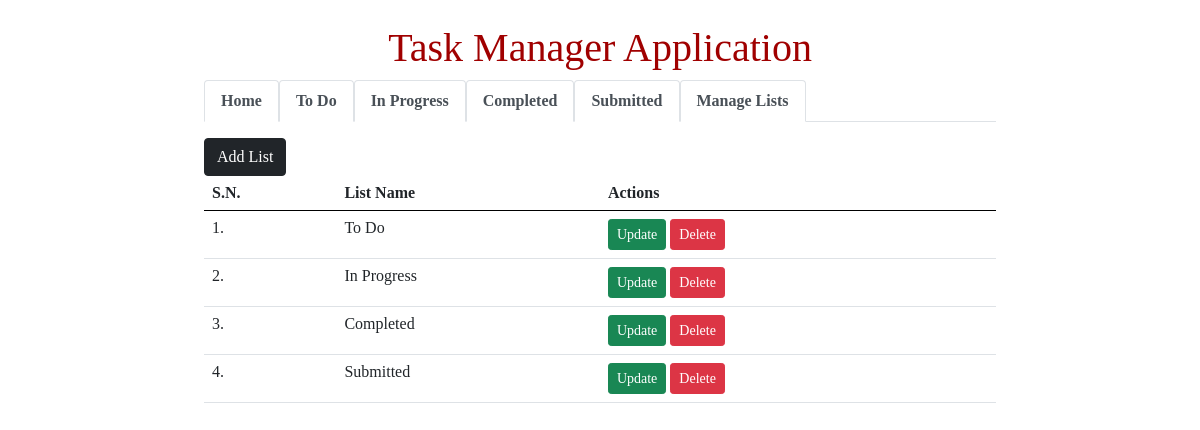
The page /manage-list.php on the database its author committed.
### tables this page shows
CREATE TABLE `tbl_lists` (
  `list_id` int(10) UNSIGNED NOT NULL,
  `list_name` varchar(50) NOT NULL,
  `list_description` varchar(150) DEFAULT NULL
);

### manage-list.php (the view, shortened to what this page needs)
<html>
    <head>
        <link rel="stylesheet" href="<?php echo SITEURL; ?>css/style.css" />
        <link href="https://cdn.jsdelivr.net/npm/bootstrap@5.0.0-beta3/dist/css/bootstrap.min.css" rel="stylesheet">
    </head>
    <body>
        <div class="wrapper">
        <h1 class="text-center">Task Manager Application</h1>
    <nav>
        <div class="nav nav-tabs" id="nav-tab" role="tablist">
            <a href="<?php echo SITEURL; ?>" style="text-decoration: none;"><button class="nav-link active" id="nav-home-tab" data-bs-toggle="tab" data-bs-target="#nav-home" type="button" role="tab" aria-controls="nav-home" aria-selected="true"><b>Home</b></button></a>
            <?php
                $conn2 = mysqli_connect(LOCALHOST, DB_USERNAME, DB_PASSWORD) or die(mysqli_error());
                $sql2 = "SELECT * FROM tbl_lists";
                $res2 = mysqli_query($conn2, $sql2);
                if($res2==true)
                {
                    while($row2=mysqli_fetch_assoc($res2))
                    {
                        $list_id = $row2['list_id'];
                        $list_name = $row2['list_name'];
                        ?>
                        <a href="<?php echo SITEURL; ?>list-task.php?list_id=<?php echo $list_id; ?>" style="text-decoration: none;"><button class="nav-link active" id="nav-home-tab" data-bs-toggle="tab" data-bs-target="#nav-home" type="button" role="tab" aria-controls="nav-home" aria-selected="true"><b><?php echo $list_name; ?></b></button></a>
                        <?php
                    }
                }
            ?>
            <a href="<?php echo SITEURL; ?>manage-list.php" style="text-decoration: none;"><button class="nav-link active" id="nav-home-tab" data-bs-toggle="tab" data-bs-target="#nav-home" type="button" role="tab" aria-controls="nav-home" aria-selected="true"><b>Manage Lists</b></button></a>
        </div>
    </nav>
        <div class="all-lists">
            <a href="<?php echo SITEURL; ?>add-list.php"> <button class="btn btn-dark">Add List</button></a>
            <table class="tbl-half table table-condensed table-hover">
                <tr>
                    <th>S.N.</th>
                    <th>List Name</th>
                    <th>Actions</th>
                </tr>
                <?php
                    $conn = mysqli_connect(LOCALHOST, DB_USERNAME, DB_PASSWORD) or die(mysqli_error());
                    $sql = "SELECT * FROM tbl_lists";
                    $res = mysqli_query($conn, $sql);
                    if($res==true)
                    {
                        $count_rows = mysqli_num_rows($res);
                        $sn = 1;
                        if($count_rows>0)
                        {
                            while($row=mysqli_fetch_assoc($res))
                            {
                                $list_id = $row['list_id'];
                                $list_name = $row['list_name'];
                                ?>
                                <tr>
                                    <td><?php echo $sn++; ?>. </td>
                                    <td><?php echo $list_name; ?></td>
                                    <td>
                                        <a href="<?php echo SITEURL; ?>update-list.php?list_id=<?php echo $list_id; ?>"><button class="btn btn-success btn-sm">Update</button></a>
                                        <a href="<?php echo SITEURL; ?>delete-list.php?list_id=<?php echo $list_id; ?>"><button class="btn btn-danger btn-sm">Delete</button></a>
                                    </td>
                                </tr>
                                <?php
                            }
                        }
                        else
                        {
                            ?>
                            <tr>
                                <td colspan="3">No List Added Yet.</td>
                            </tr>
                            <?php
                        }
                    }
                ?>
            </table>
        </div>
        </div>
    </body>
</html>

### css/style.css (style rules this page uses)
* { margin: 0; padding: 0; font-family: verdana; }
.wrapper { width: 70%; margin: 0 auto; padding: 2%; }
h1 { color: #a00000; margin-bottom: 2%; }
table tr th { text-align: left; border-bottom: 1px solid black; padding: 1%; padding-top: 3%; }
table tr td { padding: 1%; }
.tbl-half { width: 40%; }

### rows shown on the page
tbl_lists: list_name "To Do"
tbl_lists: list_name "In Progress"
tbl_lists: list_name "Completed"
tbl_lists: list_name "Submitted"
